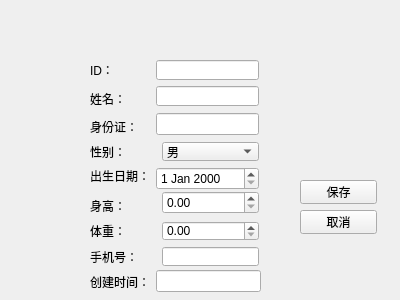
<?xml version="1.0" encoding="UTF-8"?>
<ui version="4.0">
 <class>PatientEditView</class>
 <widget class="QWidget" name="PatientEditView">
  <property name="geometry">
   <rect>
    <x>0</x>
    <y>0</y>
    <width>400</width>
    <height>300</height>
   </rect>
  </property>
  <property name="windowTitle">
   <string>患者信息添加</string>
  </property>
  <widget class="QWidget" name="layoutWidget">
   <property name="geometry">
    <rect>
     <x>90</x>
     <y>60</y>
     <width>169</width>
     <height>206</height>
    </rect>
   </property>
   <layout class="QGridLayout" name="gridLayout">
    <item row="6" column="2" rowspan="2">
     <widget class="QDoubleSpinBox" name="dbSpinWeight"/>
    </item>
    <item row="8" column="2">
     <widget class="QDoubleSpinBox" name="dbSpinHeight"/>
    </item>
    <item row="3" column="0">
     <widget class="QLabel" name="label_3">
      <property name="text">
       <string>身份证：</string>
      </property>
     </widget>
    </item>
    <item row="8" column="0">
     <widget class="QLabel" name="label_7">
      <property name="text">
       <string>体重：</string>
      </property>
     </widget>
    </item>
    <item row="0" column="1" colspan="2">
     <widget class="QLineEdit" name="dbEditID"/>
    </item>
    <item row="1" column="0" rowspan="2">
     <widget class="QLabel" name="label">
      <property name="text">
       <string>姓名：</string>
      </property>
     </widget>
    </item>
    <item row="7" column="0">
     <widget class="QLabel" name="label_5">
      <property name="text">
       <string>身高：</string>
      </property>
     </widget>
    </item>
    <item row="0" column="0">
     <widget class="QLabel" name="PatientEditView_2">
      <property name="text">
       <string>ID：</string>
      </property>
     </widget>
    </item>
    <item row="9" column="0">
     <widget class="QLabel" name="label_2">
      <property name="text">
       <string>手机号：</string>
      </property>
     </widget>
    </item>
    <item row="9" column="2">
     <widget class="QLineEdit" name="dbEditMobile"/>
    </item>
    <item row="4" column="0">
     <widget class="QLabel" name="label_4">
      <property name="text">
       <string>性别：</string>
      </property>
     </widget>
    </item>
    <item row="2" column="1" rowspan="2" colspan="2">
     <widget class="QLineEdit" name="dbEditIDcard"/>
    </item>
    <item row="1" column="1" colspan="2">
     <widget class="QLineEdit" name="dbEditName"/>
    </item>
    <item row="5" column="1" rowspan="2" colspan="2">
     <widget class="QDateEdit" name="dateEdit"/>
    </item>
    <item row="4" column="2">
     <widget class="QComboBox" name="dbComboSex">
      <item>
       <property name="text">
        <string>男</string>
       </property>
      </item>
      <item>
       <property name="text">
        <string>女</string>
       </property>
      </item>
     </widget>
    </item>
    <item row="5" column="0">
     <widget class="QLabel" name="label_6">
      <property name="text">
       <string>出生日期：</string>
      </property>
     </widget>
    </item>
   </layout>
  </widget>
  <widget class="QWidget" name="layoutWidget">
   <property name="geometry">
    <rect>
     <x>300</x>
     <y>180</y>
     <width>77</width>
     <height>54</height>
    </rect>
   </property>
   <layout class="QVBoxLayout" name="verticalLayout">
    <item>
     <widget class="QPushButton" name="pushButton">
      <property name="text">
       <string>保存</string>
      </property>
     </widget>
    </item>
    <item>
     <widget class="QPushButton" name="pushButton_2">
      <property name="text">
       <string>取消</string>
      </property>
     </widget>
    </item>
   </layout>
  </widget>
  <widget class="QWidget" name="">
   <property name="geometry">
    <rect>
     <x>90</x>
     <y>270</y>
     <width>171</width>
     <height>23</height>
    </rect>
   </property>
   <layout class="QHBoxLayout" name="horizontalLayout">
    <item>
     <widget class="QLabel" name="label_8">
      <property name="text">
       <string>创建时间：</string>
      </property>
     </widget>
    </item>
    <item>
     <widget class="QLineEdit" name="dbCreatedTimestamp"/>
    </item>
   </layout>
  </widget>
 </widget>
 <resources/>
 <connections/>
</ui>
